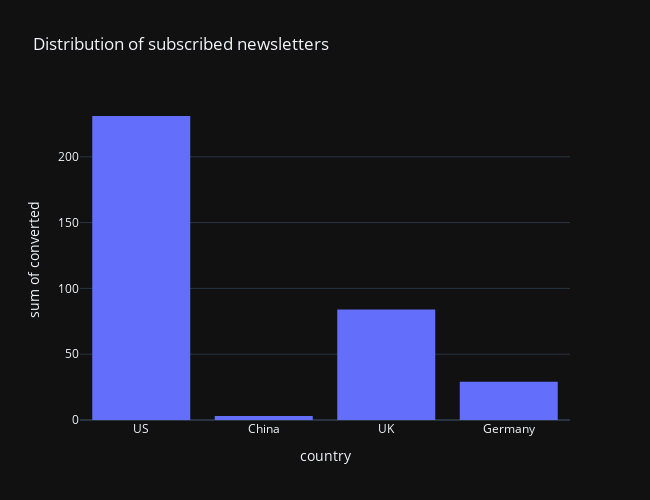

Notebook code for this chart:
### Markdown cell above
We can see a huge distribution of the converted users in the U.S

### Code cell
# Let's see how many converted users we have in each countries
fig = px.histogram(data_sample, x="country", y="converted", title="Distribution of subscribed newsletters", width= 650,
                      height = 500)
fig.show()

### Figure 1 — Plotly figure (JSON) as saved in the notebook; plotly's stock layout.template omitted (floating-point values rounded to 4 significant figures; data arrays with more than 128 entries replaced by an {"elided": "..."} marker saying what was removed)
{"data": [{"alignmentgroup": "True", "bingroup": "x", "histfunc": "sum", "hovertemplate": "country=%{x}<br>sum of converted=%{y}<extra></extra>", "legendgroup": "", "marker": {"color": "#636efa", "pattern": {"shape": ""}}, "name": "", "offsetgroup": "", "orientation": "v", "showlegend": false, "type": "histogram", "x": {"elided": "10000 str values"}, "xaxis": "x", "y": {"elided": "10000 int values"}, "yaxis": "y"}], "layout": {"barmode": "relative", "height": 500, "legend": {"tracegroupgap": 0}, "title": {"text": "Distribution of subscribed newsletters"}, "width": 650, "xaxis": {"anchor": "y", "domain": [0, 1], "title": {"text": "country"}}, "yaxis": {"anchor": "x", "domain": [0, 1], "title": {"text": "sum of converted"}}}}
